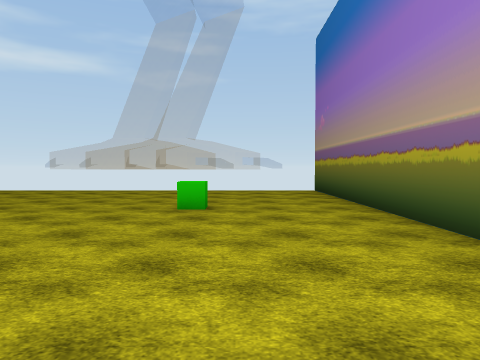
view 1 (above)

18 first-person views from a walk through a scene from a Unity 3-D project. The camera is 1.5 m above the floor, tilts 2° down and sees 70° across. The floor is counted in squares, 2 m on a side. Each view is taken from the middle of a square. On the plan, view 1 faces up. The plan holds only what a view shows up to about 11 squares ahead; the rest is blank. The place goes on beyond the plan. The player character is not drawn. Some surface patterns are stand-ins.

view 2
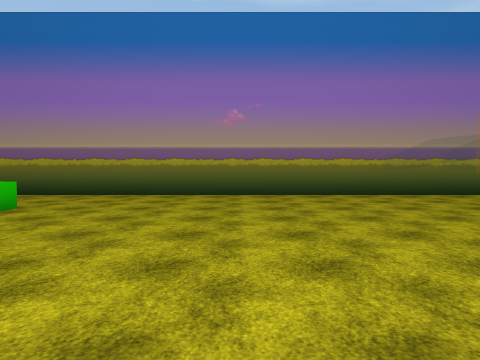

view 3
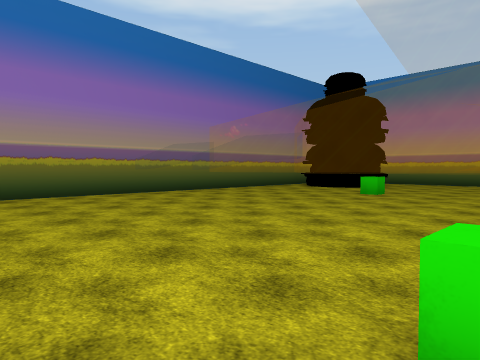

view 4
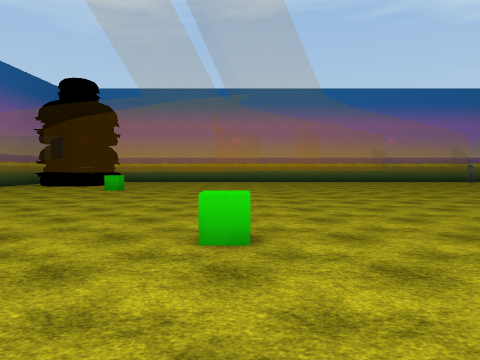

view 5
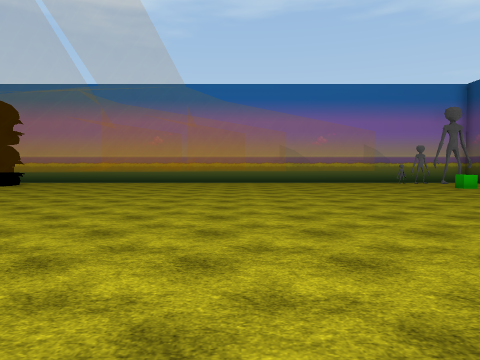

view 6
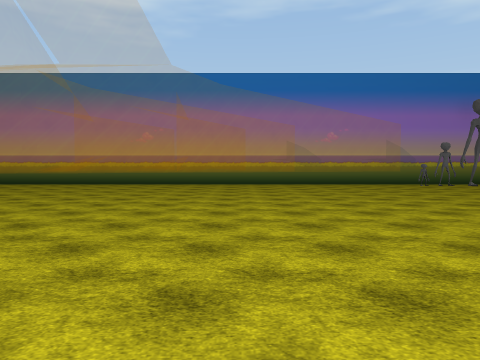

view 7
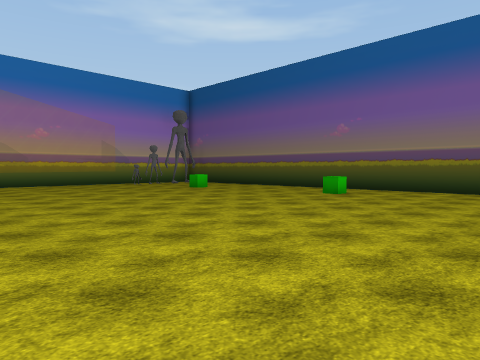

view 8
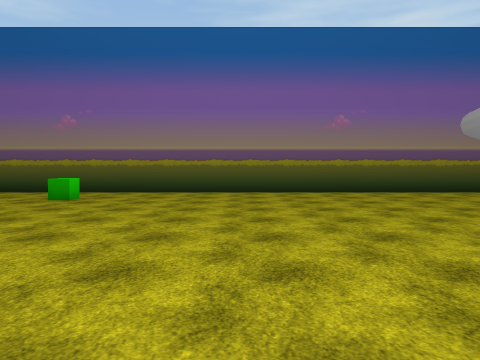

view 9
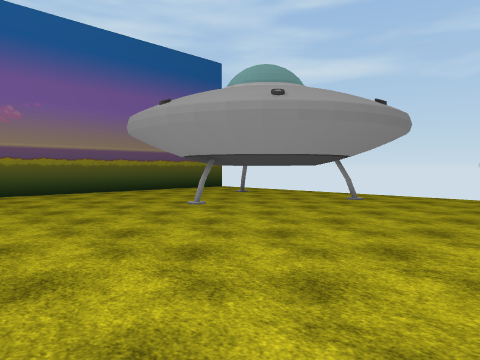

view 10
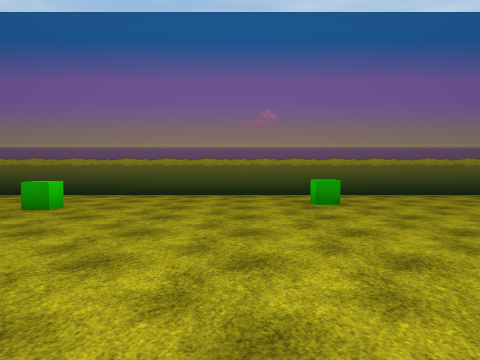

view 11
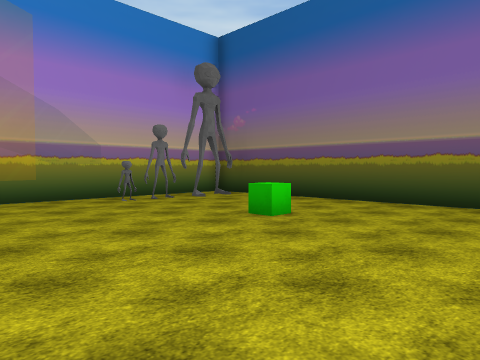

view 12
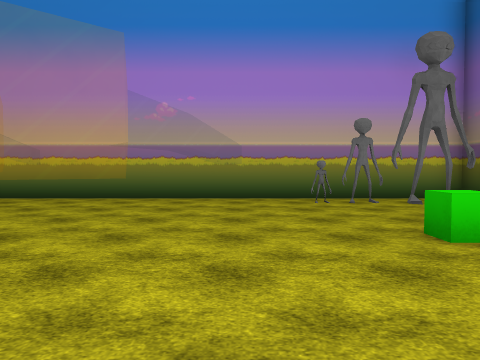

view 13
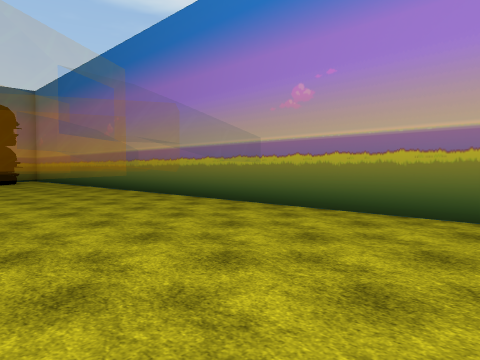

view 14
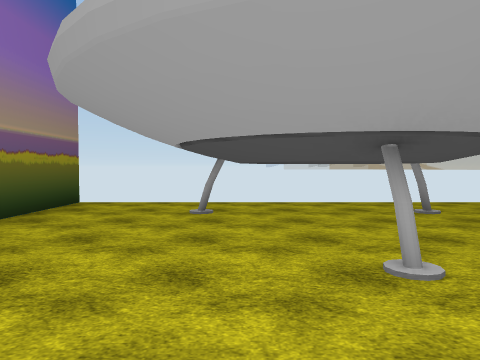

view 15
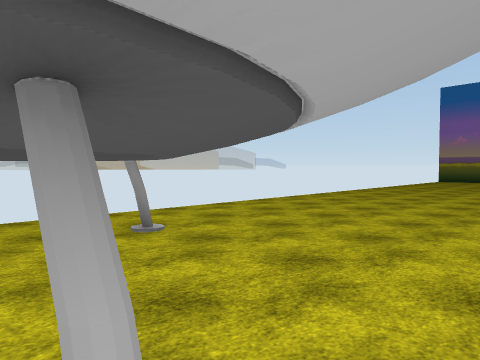

view 16
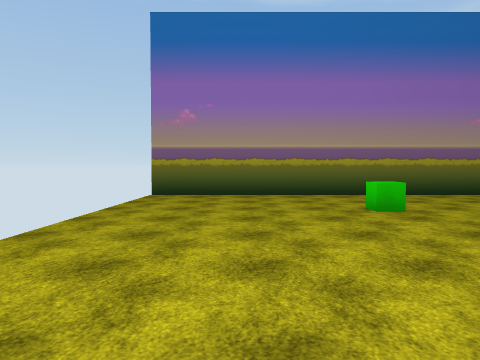

view 17
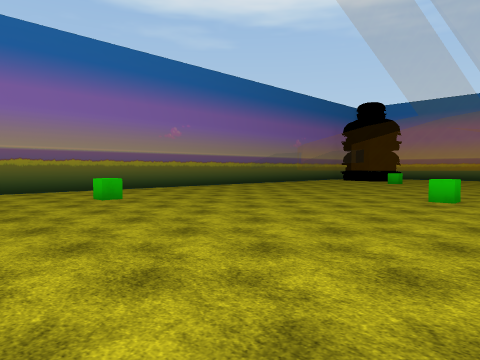

view 18
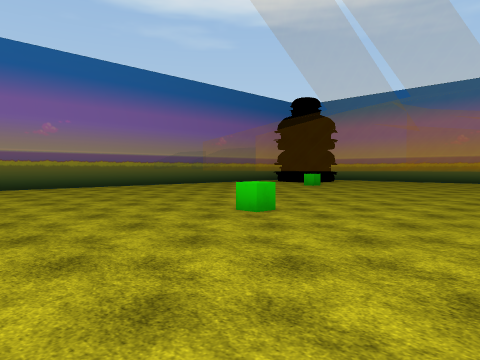

### Floor plan
Key: @ floor where view 1 was taken; # wall or solid block; . floor; = window, fence, low wall or low ledge; C green cube; O other object.
Columns run from 23 left of view 1 to 3 right of it. Each row starts with its distance up from view 1.
 12 #
 11 #.........................#
 10 #......#..................#
  9 #...###...................#
  8 #... ##...................#
  7 #....#....................#
  6 #.......... ..........C...#
  5 #.........................#
  4 #.........................#
  3 #.........................#
  2 #.........................#
  1 #...............C.........#
  0 #......................@..#
 -1 #.........................#
 -2 #.....................=..=#
 -3 #..C...............= .==.==
 -4 #................=== ====##
 -5 #..............=====  ==  #
 -6 #............========
 -7 #.........===#========
 -8 #.......===#=========#
 -9 #...C...==#        =#
-10 #.....=.======#
-11 #.........=...==
-12 ##O.......... #=
-13  ##OO.......=#
-14   ##########===

Where each view was taken, in squares from view 1:
view 1: 0 up, 0 right, facing up
view 2: 2 up, 7 left, facing right
view 3: 3 up, 7 left, facing down-right
view 4: 5 up, 7 left, facing down
view 5: 4 up, 11 left, facing down
view 6: 2 up, 11 left, facing down
view 7: 2 up, 11 left, facing down-left
view 8: 1 up, 12 left, facing left
view 9: 2 up, 12 left, facing up-left
view 10: 5 down, 13 left, facing left
view 11: 5 down, 15 left, facing down-left
view 12: 5 down, 17 left, facing down
view 13: 8 down, 19 left, facing down-right
view 14: 4 up, 19 left, facing up
view 15: 6 up, 18 left, facing up-right
view 16: 9 up, 7 left, facing right
view 17: 10 up, 9 left, facing down-right
view 18: 6 up, 11 left, facing down-right
